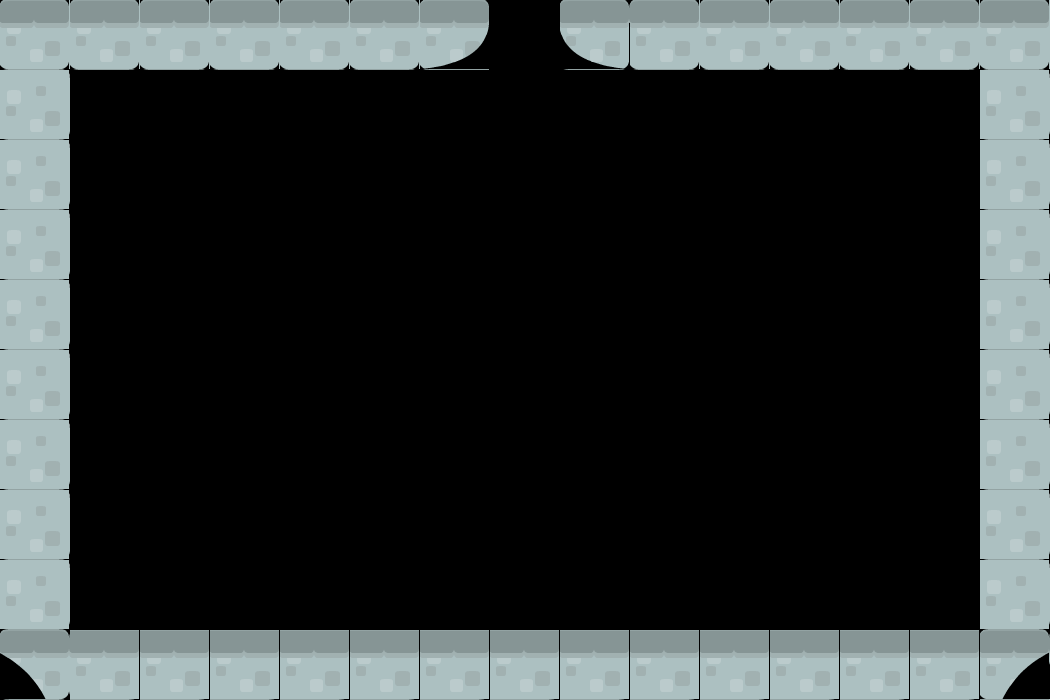

This is a level from a 2D game, rendered from its Tiled map with the project's own tilesets. A one-line summary and the complete map file follow:
An orthogonal 15x10 tile map with 70x70 px tiles, 1 tile layer (Calque de Tile 1).

<map version="1.0" tiledversion="1.0.2" orientation="orthogonal" renderorder="left-up" width="15" height="10" tilewidth="70" tileheight="70" nextobjectid="1">
 <tileset firstgid="1" source="sans-titre.tsx" />
 <layer name="Calque de Tile 1" width="15" height="10">
  <data encoding="csv">
1,1,1,1,1,1,6,0,4,1,1,1,1,1,1,
2,0,0,0,0,0,0,0,0,0,0,0,0,0,2,
2,0,0,0,0,0,0,0,0,0,0,0,0,0,2,
2,0,0,0,0,0,0,0,0,0,0,0,0,0,2,
2,0,0,0,0,0,0,0,0,0,0,0,0,0,2,
2,0,0,0,0,0,0,0,0,0,0,0,0,0,2,
2,0,0,0,0,0,0,0,0,0,0,0,0,0,2,
2,0,0,0,0,0,0,0,0,0,0,0,0,0,2,
2,0,0,0,0,0,0,0,0,0,0,0,0,0,2,
5,15,15,15,15,15,15,15,15,15,15,15,15,15,7
</data>
 </layer>
</map>